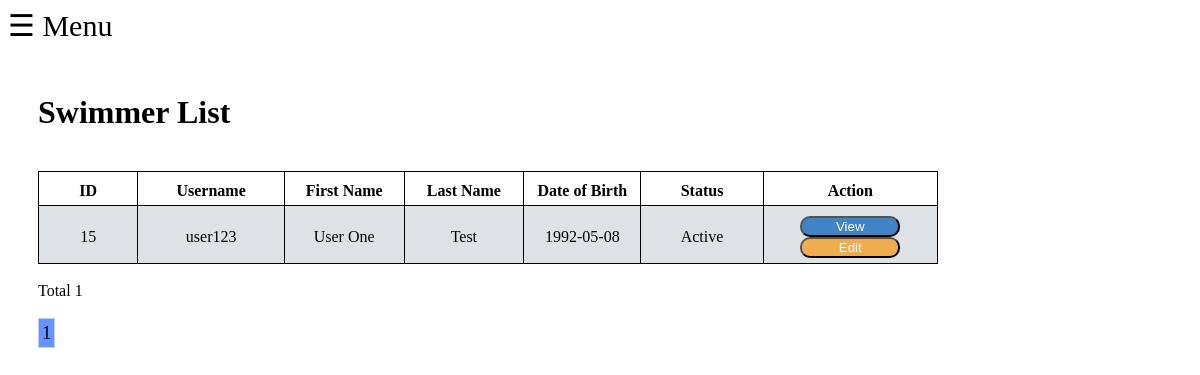
Screenshot of /parents/swimmersList.php (signed in) with the database file from the repository.
### tables this page shows
CREATE TABLE `swimmers` (
  `id` int(11) NOT NULL,
  `role_id` int(11) NOT NULL,
  `username` varchar(255) NOT NULL,
  `password` char(60) NOT NULL,
  `fname` varchar(20) NOT NULL,
  `lname` varchar(50) NOT NULL,
  `dob` date NOT NULL,
  `email` varchar(225) NOT NULL,
  `active` int(11) NOT NULL DEFAULT '0'
);

### core/init.php (called while the page is built, shortened)
<?php
    include 'DB/DB.php';
    include 'function/general.php';
    if(loggedIn() === true) {
        $username_from_session = $_SESSION['username'];
        $roleId_from_session = $_SESSION['role_id'];
        $userData = getUserData($username_from_session, $roleId_from_session);
    }
 ?>

### core/DB/DB.php (called while the page is built, shortened)
<?php
    if($_SERVER['SERVER_NAME'] == 'localhost') {
        $host = "localhost";
        $dbName = "pdocourse";
        $dbusername = "root";
        $dbpassword = "";
    } else {
        $host = "localhost";
        $dbName = "sekti92_pdocourse";
        $dbusername = "crimson";
        $dbpassword = "crimson";
    }
    function connect() {
        global $host;
        global $dbName;
        global $dbusername;
        global $dbpassword;
        try {
            $pdo = new PDO("mysql:host=".$host.";dbname=".$dbName."", $dbusername, $dbpassword);
            $pdo->setAttribute(PDO::ATTR_ERRMODE, PDO::ERRMODE_EXCEPTION);
            $pdo->setAttribute(PDO::ATTR_DEFAULT_FETCH_MODE, PDO::FETCH_OBJ);
            $pdo->setAttribute(PDO::ATTR_EMULATE_PREPARES, false);
            return $pdo;
        } catch (PDOException $e) {
            return false;
        }
    }
    function query($query, $params = array()) {
        $stmt = connect()->prepare($query);
        $stmt->execute($params);
        if(explode(' ', $query)[0] == 'SELECT'){
            $data = $stmt->fetchAll();
            return $data;
        } else {
            return ($stmt) ? true : false;
        }
    }
 ?>

### core/function/general.php (called while the page is built, shortened)
<?php
    function getUserData($username, $roleId) {
        $userData = '';
        if($roleId == 2) {
            $userData = query('SELECT * FROM parents WHERE email = :email', array('email' => $username));
        }
        return $userData;
    }
 ?>

### parents/swimmersList.php (the view, shortened to what this page needs)
<?php
    include '../core/init.php';
    include '../inc/loggedIn_header.php';
    include '../inc/loggedIn_nav.php';
    include '../core/function/dataPaginate.php';
 ?>
    <main id="main-content">
        <h1>Swimmer List</h1>
        <br>
        <?php
            $page = (isset($_GET['page'])) ? (int)$_GET['page']:1;
            $limit=10;
            $results = getData('SELECT * FROM swimmers WHERE email=\''.$userData[0]->email.'\' ORDER BY lname', $limit, $page);
         ?>
        <table class="parent table-striped">
            <tr>
                <th>ID</th>
                <th>Username</th>
                <th>First Name</th>
                <th>Last Name</th>
                <th>Date of Birth</th>
                <th>Status</th>
                <th>Action</th>
            </tr>
            <?php
                foreach ($results->data as $result) {
             ?>
                <tr>
                    <td><?= $result->id ?></td>
                    <td><?= $result->username ?></td>
                    <td><?= $result->fname ?></td>
                    <td><?= $result->lname ?></td>
                    <td><?= $result->dob ?></td>
                    <td><?= ($result->active)? 'Active':'Not Active' ?></td>
                    <td>
                    <a href="swimmersView.php?id=<?= $result->id; ?>"><button class="info">View</button></a>
                    <a href="swimmersEdit.php?id=<?= $result->id; ?>"><button class="edit">Edit</button></a>
                </td>
                </tr>
            <?php
                }
             ?>
        </table>
        <?php
            echo '<br>';
            echo 'Total '.$results->total.'<br><br>';
            $links=1;
            echo $showLinks = pageLinks($links, $results->total, $results->limit, $results->page);
         ?>
    </main>
<?php
    include '../inc/loggedIn_footer.php';
 ?>

### assets/css/slide.css (style rules this page uses)
.edit { width: 100px; background: #f0ad4e; color: #fff; border-color: 1px solid #fff; border-radius: 10px; }
.info { width: 100px; background: #4183c7; color: #fff; border-color: 1px solid #fff; border-radius: 10px; }
table.parent, table.parent tr, table.parent td, table.parent th { border: 1px solid black; border-collapse: collapse; width: 900px; max-width: 1072px; padding-top: 10px; padding-bottom: 5px; text-align: center; }
.table-striped > tbody > tr:nth-child(even) > td { background-color: #dee2e6; }
.menu { overflow-x: scroll; position: relative; left: 0; }
.nav-menu, .menu { -webkit-transition: left 0.2s ease; -moz-transition: left 0.2s ease; transition: left 0.2s ease; }
main { padding: 30px; }

### rows the page displays
swimmers: id "15", username "user123", fname "User One", lname "Test", dob "1992-05-08", active "Active"

### other values shown
$results->total "1"
